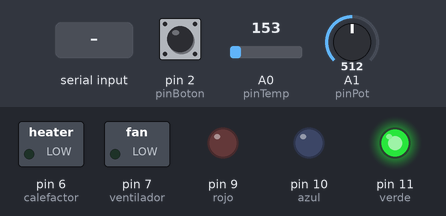
Bench run of a sketch on a simulated Arduino Uno, built with avr-gcc and run on an emulated ATmega328P. Parts: switched loads named in the sketch (green lamp = pin HIGH), output pins drawn as LEDs (lit = HIGH). Inputs (shaded band) come from the test bench; at power-on: A0 (pinTemp) = 153, pin 2 (pinBoton) HIGH, A1 (pinPot) = 512. What the sketch prints to the serial monitor is not drawn.

Above: at 1.2 s.
1.3 s: A0 (pinTemp) set to 172
At 3.2 s:
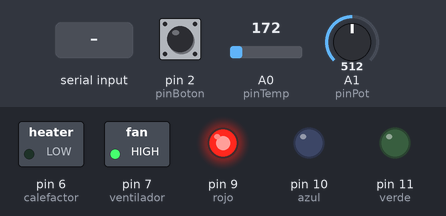
3.5 s: A0 (pinTemp) set to 133
At 5.0 s:
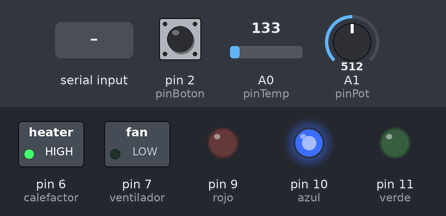
5.5 s: pin 2 (pinBoton) pulled LOW for 1 s
8.0 s: A1 (pinPot) set to 110
9.6 s: A1 (pinPot) set to 92
At 11.2 s:
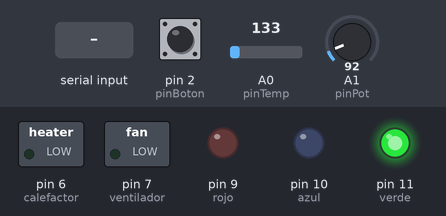
11.9 s: "Frio\n" received over Serial
Timing chart, 0 to 14.9 s (numbered marks = the images above; inputs shaded):
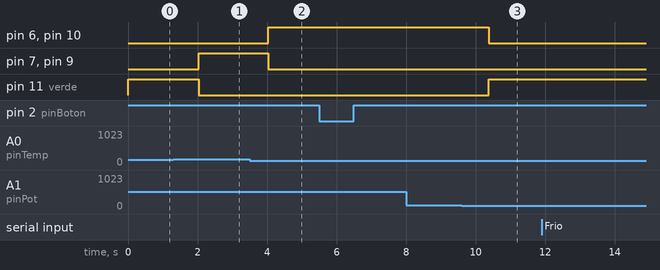

Measured:
- the behaviour switches between 163 and 164 on A0 (pinTemp) (found by bisection; images 0 and 1)
- the behaviour switches between 103 and 102 on A1 (pinPot) (found by bisection; images 2 and 3)
- after the input at 1.3 s, pin 7 (ventilador), pin 9 (rojo): LOW → HIGH after 0.74 s; pin 11 (verde): HIGH → LOW after 0.74 s
- after the input at 3.5 s, pin 6 (calefactor), pin 10 (azul): LOW → HIGH after 0.54 s; pin 7 (ventilador), pin 9 (rojo): HIGH → LOW after 0.54 s
- after the input at 9.6 s, pin 6 (calefactor), pin 10 (azul): HIGH → LOW after 0.77 s; pin 11 (verde): LOW → HIGH after 0.77 s

The sketch:

termostato_bluetooth1.ino
```cpp
const int pinTemp = A0;
const int pinPot = A1;
const int pinBoton = 2;

const int rojo = 9;
const int azul = 10;
const int verde = 11;
const int ventilador = 7;
const int calefactor = 6;

int modo = 0; // 0 = automático, 1 = ajustable
bool estadoBotonAnterior = HIGH;
String estadoAnterior = "";
String buffer = "";
float tempDeseada = 25.0; // Valor inicial por defecto

void setup() {
  Serial.begin(9600); // Comunicación con ESP8266
  pinMode(rojo, OUTPUT);
  pinMode(verde, OUTPUT);
  pinMode(azul, OUTPUT);
  pinMode(ventilador, OUTPUT);
  pinMode(calefactor, OUTPUT);
  pinMode(pinBoton, INPUT_PULLUP);

  Serial.println("Sistema iniciado en modo AUTOMATICO");
}

void loop() {
  // Leer pulsador para cambiar de modo
  bool estadoBoton = digitalRead(pinBoton);
  if (estadoBoton == LOW && estadoBotonAnterior == HIGH) {
    modo = !modo;
    Serial.println(modo == 0 ? "Modo cambiado a AUTOMATICO" : "Modo cambiado a AJUSTABLE");
    delay(300);
  }
  estadoBotonAnterior = estadoBoton;

  // Leer temperatura ambiente
  int lectura = analogRead(pinTemp);
  float voltaje = lectura * (5.0 / 1023.0);
  float temperatura = (voltaje - 0.5) * 100.0;

  String estadoActual = "";

  // Leer datos del ESP8266 si hay disponibles
  while (Serial.available()) {
    char c = Serial.read();
    if (c == '\n') {
      tempDeseada = buffer.toFloat();
      tempDeseada = constrain(tempDeseada, 15.0, 35.0); // Validar rango
      buffer = "";
      Serial.print("Temperatura deseada recibida por Wi-Fi: ");
      Serial.println(tempDeseada, 1);
    } else {
      buffer += c;
    }
  }

  if (modo == 0) {
    if (temperatura < 18) {
      estadoActual = "Frio";
      setColor(0, 0, 255);
      digitalWrite(calefactor, HIGH);
      digitalWrite(ventilador, LOW);
    } else if (temperatura > 30) {
      estadoActual = "Caluroso";
      setColor(255, 0, 0);
      digitalWrite(calefactor, LOW);
      digitalWrite(ventilador, HIGH);
    } else {
      estadoActual = "Templado";
      setColor(0, 255, 0);
      digitalWrite(calefactor, LOW);
      digitalWrite(ventilador, LOW);
    }
  } else {
    // Si no se recibió dato por Wi-Fi, usar potenciómetro
    if (buffer == "") {
      int lecturaPot = analogRead(pinPot);
      tempDeseada = map(lecturaPot, 0, 1023, 15, 35);
    }

    Serial.print("Temp actual: ");
    Serial.print(temperatura, 1);
    Serial.print(" C — Deseada: ");
    Serial.print(tempDeseada, 1);
    Serial.println(" C");

    if (temperatura > tempDeseada + 1) {
      estadoActual = "Alto";
      setColor(255, 0, 0);
      digitalWrite(calefactor, LOW);
      digitalWrite(ventilador, HIGH);
    } else if (temperatura < tempDeseada - 1) {
      estadoActual = "Bajo";
      setColor(0, 0, 255);
      digitalWrite(calefactor, HIGH);
      digitalWrite(ventilador, LOW);
    } else {
      estadoActual = "Estable";
      setColor(0, 255, 0);
      digitalWrite(calefactor, LOW);
      digitalWrite(ventilador, LOW);
    }
  }

  if (estadoActual != estadoAnterior) {
    Serial.println("Estado: " + estadoActual);
    if (estadoActual == "Frio" || estadoActual == "Bajo") {
      Serial.println("Accion: Se encendera el Calefactor");
    } else if (estadoActual == "Caluroso" || estadoActual == "Alto") {
      Serial.println("Accion: Se encendera el Ventilador");
    } else {
      Serial.println("Accion: No se encendera ningun dispositivo");
    }
    estadoAnterior = estadoActual;
  }

  delay(1000);
}

void setColor(int r, int g, int b) {
  analogWrite(rojo, 0);
  analogWrite(verde, 0);
  analogWrite(azul, 0);

  analogWrite(rojo, r);
  analogWrite(verde, g);
  analogWrite(azul, b);
}
```
